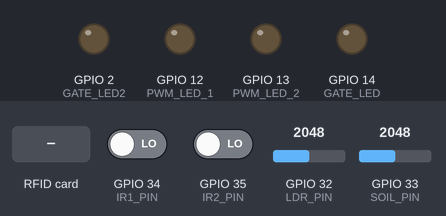
A sketch run on a simulated ESP32. Shown: output pins drawn as LEDs (lit = HIGH). Dashed ring = blinking. The test bench sets the inputs (shaded band); at power-on: GPIO 34 (IR1_PIN) LOW, GPIO 32 (LDR_PIN) = 2048, GPIO 35 (IR2_PIN) LOW, GPIO 33 (SOIL_PIN) = 2048. WiFi joins after 1.5 s; servers stay silent unless stated; uploads are accepted with an empty reply; the local clock reads 2024-03-15 10:24:30 at power-on unless the sketch sets it; EEPROM starts erased; what the sketch prints to the serial monitor is not drawn.

Above: at 4.0 s.
4.1 s: RFID card 5E 7A 19 C4 held to the reader
At 4.26 s:
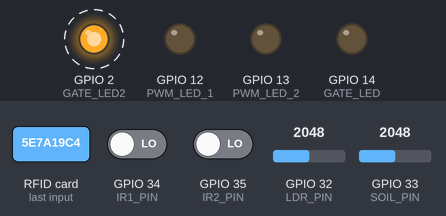
7.1 s: RFID card A7 CA 1E AF held to the reader
At 7.5 s:
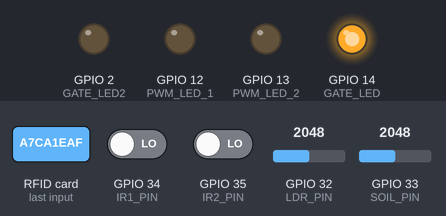
9.6 s: GPIO 34 (IR1_PIN) driven HIGH
At 10.1 s:
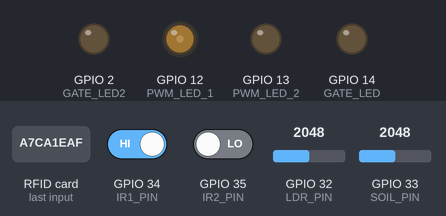
11.1 s: GPIO 32 (LDR_PIN) set to 2866
At 12.3 s:
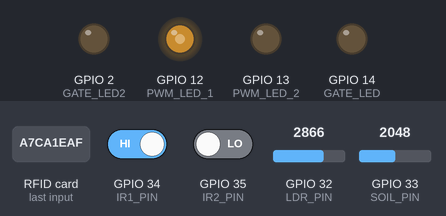
12.6 s: GPIO 35 (IR2_PIN) driven HIGH
At 13.8 s:
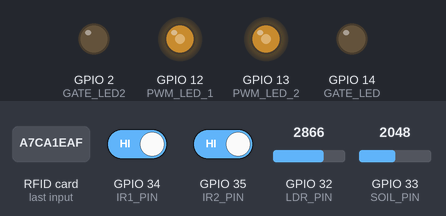
14.1 s: GPIO 32 (LDR_PIN) set to 3603
At 14.9 s:
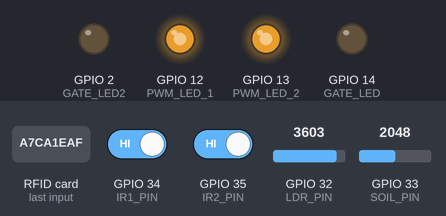
Timing chart, 0 to 16.6 s (numbered marks = the images above; inputs shaded):
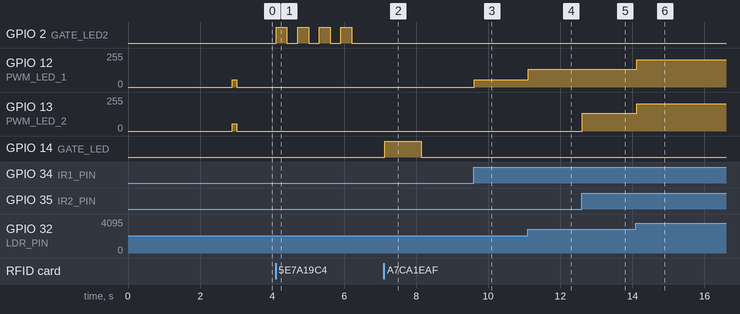

Measured:
- after the input at 4.1 s, GPIO 2 (GATE_LED2): alternates HIGH for 0.30 s and LOW for 0.30 s, 8 changes in all, then stays LOW, starting at once
- after the input at 7.1 s, GPIO 14 (GATE_LED): LOW → HIGH at once, → LOW 1.0 s later
- after the input at 9.6 s, GPIO 12 (PWM_LED_1): 0/255 → 54/255 at once
- after the input at 11.1 s, GPIO 12 (PWM_LED_1): 54/255 → 133/255 at once
- after the input at 12.6 s, GPIO 13 (PWM_LED_2): 0/255 → 133/255 at once
- after the input at 14.1 s, GPIO 12 (PWM_LED_1), GPIO 13 (PWM_LED_2): 133/255 → 205/255 at once

The sketch:

SmartSystem_Complete.ino
```cpp
/*
 * ESP32 Smart System - Optimized Version
 * Non-Blocking | Batch HTTP Requests | FreeRTOS Tasks
 * With Supabase and Blynk
 */

/* ================= BLYNK CONFIG (MUST BE FIRST!) ================= */
#define BLYNK_TEMPLATE_ID   "TMPL21_0J5RRM"
#define BLYNK_TEMPLATE_NAME "Smart City IOT SystemCopy"
#define BLYNK_AUTH_TOKEN    "J95HUNtrZRojrICq7_a4b8WNXtNTuMrj"
#define BLYNK_PRINT Serial

/* ================= INCLUDES ================= */
#include <WiFi.h>
#include <HTTPClient.h>
#include <ArduinoJson.h>
#include <SPI.h>
#include <MFRC522.h>
#include <BlynkSimpleEsp32.h>
#include <time.h>
#include <Preferences.h>

/* ================= DEBUG MODE ================= */
#define DEBUG_MODE 1  // Set to 0 to disable verbose logging

/* ================= WiFi CONFIG ================= */
const char* WIFI_SSID     = "5enoo";
const char* WIFI_PASSWORD = "5enoooooo1";

/* ================= SUPABASE CONFIG ================= */
const String SUPABASE_URL = "https://ezpflxkgwemymisdgkoe.supabase.co";
const String SUPABASE_KEY = "eyJhbGciOiJIUzI1NiIsInR5cCI6IkpXVCJ9.eyJpc3MiOiJzdXBhYmFzZSIsInJlZiI6ImV6cGZseGtnd2VteW1pc2Rna29lIiwicm9sZSI6ImFub24iLCJpYXQiOjE3NzY5NDQ3MDUsImV4cCI6MjA5MjUyMDcwNX0.MKFErh-QDACfAx5797AjvlIdA8ftKD6HWrvq-6LLO2w";
const String DEVICE_ID    = "esp32_main_01";

/* ================= PINS ================= */
// RFID
#define RFID_SS_PIN  5
#define RFID_RST_PIN 22

// IR & LDR
#define IR1_PIN 34
#define IR2_PIN 35
#define LDR_PIN 32

// LEDs
#define GATE_LED  14
#define GATE_LED2 2
#define PWM_LED_1 12
#define PWM_LED_2 13

// Soil
#define SOIL_PIN 33

// PWM Settings
#define PWM_FREQ       5000
#define PWM_RESOLUTION 8

/* ================= BLYNK VIRTUAL PINS ================= */
#define VPIN_RFID_UID       V0
#define VPIN_RFID_COUNT     V1
#define VPIN_RFID_LED       V2
#define VPIN_LDR_VALUE      V3
#define VPIN_IR1_STATUS     V4
#define VPIN_IR2_STATUS     V5
#define VPIN_LIGHT_CONTROL  V6
#define VPIN_SOIL_MOISTURE  V7
#define VPIN_BRIGHTNESS_1   V8
#define VPIN_BRIGHTNESS_2   V9
#define VPIN_DEVICE_ONLINE  V10

/* ================= OBJECTS ================= */
MFRC522 rfid(RFID_SS_PIN, RFID_RST_PIN);
BlynkTimer timer;
Preferences preferences;

/* ================= RFID VARS ================= */
const String ACCEPTED_UIDS[] = {"A7CA1EAF"};
const int    ACCEPTED_COUNT  = 1;
String       lastUID         = "none";
bool         lastAccessGranted = false;  // Track access control status
unsigned long rfidAccessCount = 0;

/* ================= SENSOR VARS ================= */
const int LDR_THRESHOLD = 2000;

unsigned long lastMotion1Time = 0;
unsigned long lastMotion2Time = 0;
const unsigned long LIGHT_DELAY        = 3000;
const unsigned long DB_SEND_INTERVAL   = 10000;
const unsigned long BLYNK_UPDATE_INTERVAL = 3000; // Reduced frequency
unsigned long lastDBSend = 0;

int   ldrValue        = 0;
bool  ir1Detected     = false;
bool  ir2Detected     = false;
int   brightness1     = 0;
int   brightness2     = 0;
int   soilValue       = 0;
float soilMoisturePct = 0;
int   lightControlMode = 0; // 0=Auto, 1=Force OFF, 2=Force ON

/* =================  RFID VARS ================= */
unsigned long rfidLedStartTime = 0;
bool rfidLedActive = false;
bool rfidDeniedBlinkState = false;
int rfidDeniedBlinkCount = 0;
unsigned long rfidDeniedBlinkTime = 0;

/* ================= BATCH DATA STRUCTURE ================= */
struct SensorBatch {
  String rfid;
  bool accessGranted;  // Access control status
  int ldr;
  bool ir1;
  bool ir2;
  float soil;
  int brightness1;
  int brightness2;
  unsigned long rfidCount;
  String timestamp;
};
SensorBatch currentBatch;

/* ================= TASK HANDLES ================= */
TaskHandle_t httpTaskHandle = NULL;
SemaphoreHandle_t dataMutex = NULL;
volatile bool dataReadyToSend = false;

/* ================= FUNCTION DECLARATIONS ================= */
void handleRFID();
void handleLighting();
void handleSoil();
void updateBlynkDashboard();
void sendBatchToSupabase();
void httpTask(void* parameter);
String getTimestamp();
bool checkUID(String uid);
void debugPrint(String msg);

/* ================= DEBUG HELPER ================= */
void debugPrint(String msg) {
  #if DEBUG_MODE
    Serial.println(msg);
  #endif
}

/* ================= SETUP ================= */
void setup() {
  Serial.begin(115200);
  delay(1000);

  Serial.println("\n========================================");
  Serial.println("  ESP32 Smart System - OPTIMIZED");
  Serial.println("  Non-Blocking | Batch Requests");
  Serial.println("========================================\n");

  // GPIO
  pinMode(IR1_PIN, INPUT);
  pinMode(IR2_PIN, INPUT);
  pinMode(GATE_LED, OUTPUT);
  pinMode(GATE_LED2, OUTPUT);
  digitalWrite(GATE_LED, LOW);
  digitalWrite(GATE_LED2, LOW);

  // PWM
  ledcAttach(PWM_LED_1, PWM_FREQ, PWM_RESOLUTION);
  ledcAttach(PWM_LED_2, PWM_FREQ, PWM_RESOLUTION);

  // RFID
  SPI.begin();
  rfid.PCD_Init(); // Proximity Coupling Device
  Serial.println("✓ RFID initialized");

  // Load saved RFID count
  preferences.begin("smart_city", false);
  rfidAccessCount = preferences.getULong("rfid_count", 0);
  Serial.println("✓ RFID access count loaded: " + String(rfidAccessCount));

  // Create Mutex for thread-safe data access
  dataMutex = xSemaphoreCreateMutex();

  // WiFi
  Serial.print("Connecting to WiFi");
  WiFi.begin(WIFI_SSID, WIFI_PASSWORD);
  int attempts = 0;
  while (WiFi.status() != WL_CONNECTED && attempts < 30) {
    delay(500);
    Serial.print(".");
    attempts++;
  }

  if (WiFi.status() == WL_CONNECTED) {
    Serial.println("\n✓ WiFi Connected: " + WiFi.localIP().toString());

    Blynk.config(BLYNK_AUTH_TOKEN);
    Blynk.connect();
    if (Blynk.connected()) {
      Serial.println("✓ Blynk Connected");
      Blynk.virtualWrite(VPIN_DEVICE_ONLINE, 1);
      Blynk.virtualWrite(VPIN_RFID_COUNT, rfidAccessCount);
      Blynk.virtualWrite(VPIN_LIGHT_CONTROL, lightControlMode);
    }

    // Create HTTP Task on Core 0 (Core 1 runs loop())
    xTaskCreatePinnedToCore(
      httpTask,           // Task function
      "HTTP_Task",        // Task name
      8192,               // Stack size (bytes)
      NULL,               // Parameters
      1,                  // Priority
      &httpTaskHandle,    // Task handle
      0                   // Core 0
    );
    Serial.println("✓ HTTP Task created on Core 0");
  } else {
    Serial.println("\n✗ WiFi Failed - Running Offline");
  }

  // NTP
  configTime(0, 0, "pool.ntp.org");

  // Blynk timer
  timer.setInterval(BLYNK_UPDATE_INTERVAL, updateBlynkDashboard);

  Serial.println("\n=== SMART SYSTEM READY ===");
  Serial.println("==========================\n");
}

/* ================= RFID (NON-BLOCKING) ================= */
bool checkUID(String uid) {
  for (int i = 0; i < ACCEPTED_COUNT; i++) {
    if (uid.equals(ACCEPTED_UIDS[i])) return true;
  }
  return false;
}

void handleRFID() {
  // Handle non-blocking LED states first
  unsigned long now = millis();

  // Handle granted LED timeout
  if (rfidLedActive && (now - rfidLedStartTime >= 1000)) {
    digitalWrite(GATE_LED, LOW);
    rfidLedActive = false;
    if (Blynk.connected()) {
      Blynk.virtualWrite(VPIN_RFID_LED, LOW);
    }
  }

  // Handle denied LED blinking
  if (rfidDeniedBlinkCount > 0) {
    if (now - rfidDeniedBlinkTime >= 300) {
      rfidDeniedBlinkState = !rfidDeniedBlinkState;
      digitalWrite(GATE_LED2, rfidDeniedBlinkState ? HIGH : LOW);
      rfidDeniedBlinkTime = now;
      if (!rfidDeniedBlinkState) {
        rfidDeniedBlinkCount--;
      }
    }
    return; // Don't check for new cards while blinking
  }

  // Check for new RFID card
  if (!rfid.PICC_IsNewCardPresent()) return;
  if (!rfid.PICC_ReadCardSerial()) return;

  String uid = "";
  for (byte i = 0; i < rfid.uid.size; i++) {
    if (rfid.uid.uidByte[i] < 0x10) uid += "0";
    uid += String(rfid.uid.uidByte[i], HEX);
  }
  uid.toUpperCase();
  uid.trim();
  lastUID = uid;

  debugPrint("----- RFID: " + uid + " -----");

  if (checkUID(uid)) {
    rfidAccessCount++;
    preferences.putULong("rfid_count", rfidAccessCount);
    debugPrint("✓ Access Granted | Count: " + String(rfidAccessCount));

    // Set access granted status
    lastAccessGranted = true;

    // Turn on LED (non-blocking)
    digitalWrite(GATE_LED, HIGH);
    rfidLedActive = true;
    rfidLedStartTime = now;

    // Update Blynk immediately
    if (Blynk.connected()) {
      Blynk.virtualWrite(VPIN_RFID_UID, uid);
      Blynk.virtualWrite(VPIN_RFID_COUNT, rfidAccessCount);
      Blynk.virtualWrite(VPIN_RFID_LED, HIGH);
    }

  } else {
    debugPrint("✗ Access Denied");

    // Set access denied status
    lastAccessGranted = false;

    // Start blinking sequence (non-blocking)
    rfidDeniedBlinkCount = 4; // 2 blinks = 4 state changes
    rfidDeniedBlinkTime = now;
    rfidDeniedBlinkState = true;
    digitalWrite(GATE_LED2, HIGH);
  }

  rfid.PICC_HaltA();
  rfid.PCD_StopCrypto1();
}

/* ================= LIGHTING (PWM) ================= */
void handleLighting() {
  ir1Detected = digitalRead(IR1_PIN) == HIGH;
  ir2Detected = digitalRead(IR2_PIN) == HIGH;

  ldrValue = analogRead(LDR_PIN);
  bool isDark = ldrValue > LDR_THRESHOLD;

  unsigned long now = millis();

  if (ir1Detected) lastMotion1Time = now;
  if (ir2Detected) lastMotion2Time = now;

  if (lightControlMode == 1) {
    brightness1 = 0;
    brightness2 = 0;
  } else if (lightControlMode == 2) {
    brightness1 = 255;
    brightness2 = 255;
  } else {
    brightness1 = 0;
    brightness2 = 0;
    if (isDark && (now - lastMotion1Time < LIGHT_DELAY)) {
      brightness1 = map(ldrValue, 2000, 4095, 50, 255);
    }
    if (isDark && (now - lastMotion2Time < LIGHT_DELAY)) {
      brightness2 = map(ldrValue, 2000, 4095, 50, 255);
    }
  }

  ledcWrite(PWM_LED_1, brightness1);
  ledcWrite(PWM_LED_2, brightness2);
}

/* ================= SOIL ================= */
void handleSoil() {
  soilValue = analogRead(SOIL_PIN);
  soilMoisturePct = map(soilValue, 4095, 0, 0, 100);
  soilMoisturePct = constrain(soilMoisturePct, 0, 100);
}

/* ================= BLYNK DASHBOARD (OPTIMIZED) ================= */
void updateBlynkDashboard() {
  if (!Blynk.connected()) return;

  // Use Blynk.virtualWrite for individual updates (already optimized by Blynk library)
  Blynk.virtualWrite(VPIN_RFID_UID,      lastUID);
  Blynk.virtualWrite(VPIN_RFID_COUNT,    rfidAccessCount);
  Blynk.virtualWrite(VPIN_LDR_VALUE,     ldrValue);
  Blynk.virtualWrite(VPIN_IR1_STATUS,    ir1Detected ? "Motion" : "Clear");
  Blynk.virtualWrite(VPIN_IR2_STATUS,    ir2Detected ? "Motion" : "Clear");
  Blynk.virtualWrite(VPIN_SOIL_MOISTURE, (int)soilMoisturePct);
  Blynk.virtualWrite(VPIN_BRIGHTNESS_1,  brightness1);
  Blynk.virtualWrite(VPIN_BRIGHTNESS_2,  brightness2);
  // Device online is sent less frequently to reduce traffic
  static unsigned long lastOnlineUpdate = 0;
  if (millis() - lastOnlineUpdate > 30000) { // Every 30 seconds
    Blynk.virtualWrite(VPIN_DEVICE_ONLINE, 1);
    lastOnlineUpdate = millis();
  }
}

/* ================= BLYNK LIGHT CONTROL ================= */
BLYNK_WRITE(VPIN_LIGHT_CONTROL) {
  lightControlMode = param.asInt();
  debugPrint("Light Mode: " + String(lightControlMode));
}

/* ================= BLYNK CONNECTED ================= */
BLYNK_CONNECTED() {
  Serial.println("✓ Blynk reconnected");
  Blynk.virtualWrite(VPIN_DEVICE_ONLINE, 1);
  Blynk.virtualWrite(VPIN_RFID_COUNT, rfidAccessCount);
  Blynk.syncVirtual(VPIN_LIGHT_CONTROL);
}

/* ================= SUPABASE (BATCH REQUEST) ================= */
void sendBatchToSupabase() {
  // Prepare batch data with mutex protection
  if (xSemaphoreTake(dataMutex, portMAX_DELAY)) {
    currentBatch.rfid = lastUID;
    currentBatch.accessGranted = lastAccessGranted;
    currentBatch.ldr = ldrValue;
    currentBatch.ir1 = ir1Detected;
    currentBatch.ir2 = ir2Detected;
    currentBatch.soil = soilMoisturePct;
    currentBatch.brightness1 = brightness1;
    currentBatch.brightness2 = brightness2;
    currentBatch.rfidCount = rfidAccessCount;
    currentBatch.timestamp = getTimestamp();

    dataReadyToSend = true;
    xSemaphoreGive(dataMutex);
  }
}

/* ================= HTTP TASK (RUNS ON CORE 0) ================= */
void httpTask(void* parameter) {
  while (true) {
    if (dataReadyToSend && WiFi.status() == WL_CONNECTED) {

      // Copy data with mutex protection
      SensorBatch localBatch;
      if (xSemaphoreTake(dataMutex, portMAX_DELAY)) {
        localBatch = currentBatch;
        dataReadyToSend = false;
        xSemaphoreGive(dataMutex);
      }

      // Send batch request (single HTTP call)
      HTTPClient http;
      http.setTimeout(5000);
      http.begin(SUPABASE_URL + "/rest/v1/sensor_readings");
      http.addHeader("apikey",        SUPABASE_KEY);
      http.addHeader("Authorization", "Bearer " + SUPABASE_KEY);
      http.addHeader("Content-Type",  "application/json");
      http.addHeader("Prefer",        "return=minimal");

      // Create JSON with all sensor data in ONE request
      DynamicJsonDocument doc(512);
      doc["device_id"]   = DEVICE_ID;
      doc["timestamp"]   = localBatch.timestamp;
      doc["rfid_uid"]    = localBatch.rfid;
      doc["access_granted"] = localBatch.accessGranted;
      doc["rfid_count"]  = localBatch.rfidCount;
      doc["ldr_value"]   = localBatch.ldr;
      doc["ir1_motion"]  = localBatch.ir1;
      doc["ir2_motion"]  = localBatch.ir2;
      doc["soil_moisture"] = localBatch.soil;
      doc["brightness1"] = localBatch.brightness1;
      doc["brightness2"] = localBatch.brightness2;

      String json;
      serializeJson(doc, json);

      int httpCode = http.POST(json);

      if (httpCode == 200 || httpCode == 201 || httpCode == 204) {
        debugPrint("✓ Batch sent to Supabase");
      } else {
        Serial.println("✗ Supabase failed (HTTP " + String(httpCode) + ")");
      }

      http.end();
    }

    vTaskDelay(100 / portTICK_PERIOD_MS); // Check every 100ms
  }
}

/* ================= TIMESTAMP ================= */
String getTimestamp() {
  struct tm timeinfo;
  if (!getLocalTime(&timeinfo)) return String(millis());
  char buffer[25];
  strftime(buffer, sizeof(buffer), "%Y-%m-%dT%H:%M:%SZ", &timeinfo);
  return String(buffer);
}

/* ================= LOOP (NON-BLOCKING) ================= */
void loop() {
  if (WiFi.status() == WL_CONNECTED) {
    Blynk.run();
  }
  timer.run();

  handleRFID();      // Non-blocking now
  handleLighting();  // Fast sensor reads
  handleSoil();      // Fast sensor reads

  // Trigger batch send every 10 seconds
  if (millis() - lastDBSend > DB_SEND_INTERVAL) {
    if (WiFi.status() == WL_CONNECTED) {
      sendBatchToSupabase(); // Prepares data, HTTP task sends it
    }
    lastDBSend = millis();
  }

  // No delay() - fully non-blocking!
}
```
